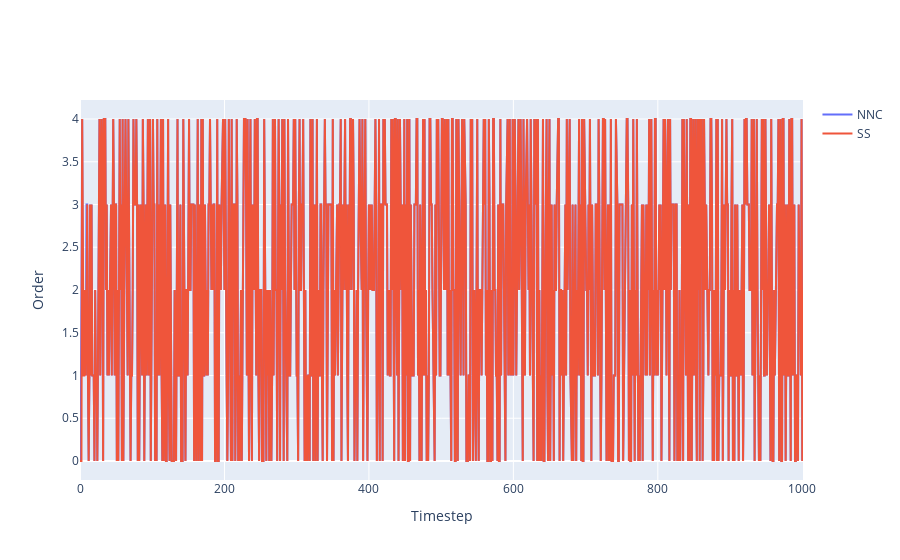

The notebook cell saved with this chart:
### Code cell
a = go.Scatter(y=[x.item() for x in nn_q], name='NNC')
b = go.Scatter(y=ss_q, name='SS')
fig = go.Figure([a,b])
fig.layout.xaxis.title = 'Timestep'
fig.layout.yaxis.title = 'Order'
fig

### Figure 1 — Plotly figure (JSON) as saved in the notebook; plotly's stock layout.template omitted (floating-point values rounded to 4 significant figures; data arrays with more than 128 entries replaced by an {"elided": "..."} marker saying what was removed)
{"data": [{"name": "NNC", "type": "scatter", "y": {"elided": "1002 int values"}}, {"name": "SS", "type": "scatter", "y": {"elided": "1002 int values"}}], "layout": {"xaxis": {"title": {"text": "Timestep"}}, "yaxis": {"title": {"text": "Order"}}}}
